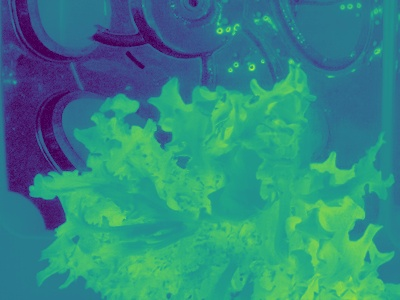
#> input picture PurkkaProject/test.jpg, 400 x 300 px, given as the content of the folder C:/Users/Aleksi/NDVI/PurkkaProject/ndvi, which was not available
$ python Purkka.py
#> lines starting #> are read from the running program, lines starting #| are printed output that depends on the picture; pictures that were not available may be replaced by others from this repository, and a replacement may not be noted
# INSTALL CV2 WITH pip install opencv-python
import cv2,os
import pandas
from pathlib import Path

#Here you have your NDVI folder
data_folder = Path("C:/Users/Aleksi/NDVI/PurkkaProject/")

def getListOfFiles(dirName):
    listOfFile = os.listdir(dirName)
    allFiles = list()
    # iterate over all the entries
    for entry in listOfFile:
        fullPath = os.path.join(dirName, entry)
        # if entry is a directory then get the list of files here
        if os.path.isdir(fullPath):
            allFiles = allFiles + getListOfFiles(fullPath)
        else:
            allFiles.append(fullPath)

    return allFiles
def splitImage(image):
    #print(image)
    img = cv2.imread(image)
#> img is the input picture: shape (300, 400, 3); mean B, G, R 129.7, 135.2, 48.8
    #print(img.shape)   #600,800,3
    height,width = img.shape[:2]
#> height = 300; width = 400
    # Splits image into 4 equal parts
    # For Arttu's data check the pixels yourself to find good lines
    #Vasen yla
    measurements = []

    crop_img1 = img[0:int(height/2), 0:int(width/2)]
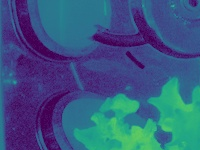
#> crop_img1: shape (150, 200, 3); mean B, G, R 128.7, 88, 56.8
    crop_img2 = img[0:int(height/2), int(width/2):width]
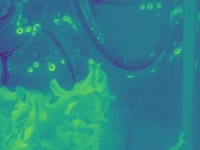
#> crop_img2: shape (150, 200, 3); mean B, G, R 137, 132.5, 43.4
    crop_img3 = img[int(height/2):height, 0:int(width/2)]
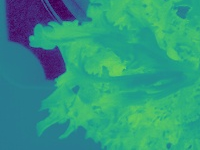
#> crop_img3: shape (150, 200, 3); mean B, G, R 127.9, 150.7, 46.6
    crop_img4 = img[int(height/2):height, int(width/2):width]
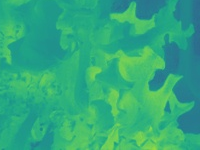
#> crop_img4: shape (150, 200, 3); mean B, G, R 125.3, 169.7, 48.1

    measurements.append(crop_img1)
    measurements.append(crop_img2)
    measurements.append(crop_img2)
    measurements.append(crop_img4)
    path = (image.replace('png','jpg')).split('ndvi')
    x = '1'
#> (the run stopped early here; a loop or call above may not have finished)
